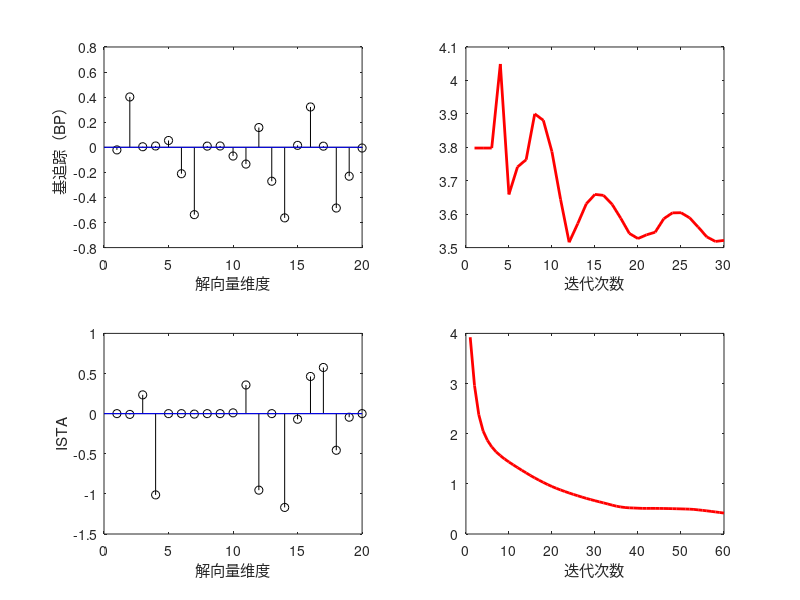

Reproduce this figure in MATLAB.
% A.18(P16.13) 通过 ADMM 得到的最稀疏解
%  求解 Ax=b 的最稀疏解
%  分别使用ADMM求解基追踪（BP）问题，以及ISTA求解Lasso问题
n = 20;
m = 14;
A = randn(m, n);
b = randn(m, 1);
%  基于ADMM的基追踪（BP）算法，用于寻找最稀疏解
niter = 30;
x = zeros(n, 1);
z = zeros(n, 1);
u = zeros(n, 1);
rob = zeros(niter, 1);
alpha = 1.0;
mu = 1.0;
uA = inv(A*A');
aux1 = eye(n) - (A'*uA*A);
aux2 = A'*uA*b;
for nn = 1: niter
    % 更新x
    x = (aux1*(z - u)) + aux2;
    %  更新z
    zo = z;
    xe = (alpha*x) + ((1 - alpha)*zo);
    aux = xe + u;
    imu = 1/mu;
    %  软阈值收缩操作
    z = max(0, aux - imu) - max(0, -aux - imu);
    %  更新u
    u = u + (xe - z);
    %  记录当前x的L1范数
    rob(nn) = norm(x, 1);
end
BPx = x;  %  ADMM-BP得到的解
BProb = rob;  %  ADMM-BP迭代过程中L1范数的变化
%  输出结果
disp('ADMM求解基追踪（BP）：');
disp('x的L1范数：');
norm(x, 1)
disp('残差b - Ax的L2范数：');
V = b - (A*x);
norm(V, 2)
%  基于ISTA的Lasso算法，用于寻找最稀疏解
niter = 60;
J = zeros(1, niter);  %  记录目标函数值
x = 5*randn(n, 1);  %  初始化x
lambda = 0.1;  %  L1正则项系数
alpha = 40;  %  步长参数
T = lambda/2;  %  软阈值阈值
for k = 1: niter
    q = A*x;
    J(k) = sum(abs(b(:) - q(:)).^2) + lambda*sum(abs(x(:)));
    p = x + (A'*(b - q))/alpha;
    %  逐元素软阈值操作
    for  j = 1: n
        if abs(p(j)) <= T
            x(j) = 0;
        else
            if p(j) > T
                x(j) = p(j) - T;
            else
                x(j) = p(j) + T;
            end
        end
    end
end
Lx = x;  %  Lasso-ISTA得到的解
Lrob = J;  %  ISTA迭代过程中目标函数值的变化
%  输出结果
disp('ISTA算法：');
disp('x的L1范数：');
norm(x, 1)
disp('残差b-Ax的L2范数：');
V = b - (A*x);
norm(V, 2)
%  结果可视化
figure(1)
subplot(2, 2, 1)
stem(BPx, 'k');
hold on;
plot([0, 20], [0, 0], 'b');
xlabel('解向量维度');  ylabel('基追踪（BP）');
subplot(2, 2, 2)
plot(BProb, 'r', 'LineWidth', 2);
xlabel('迭代次数');
subplot(2, 2, 3)
stem(Lx, 'k');
hold  on;
plot([0, 20], [0, 0], 'b');
xlabel('解向量维度');  ylabel('ISTA');
subplot(2, 2, 4)
plot(log10(Lrob), 'r', 'LineWidth', 2);
xlabel('迭代次数');
